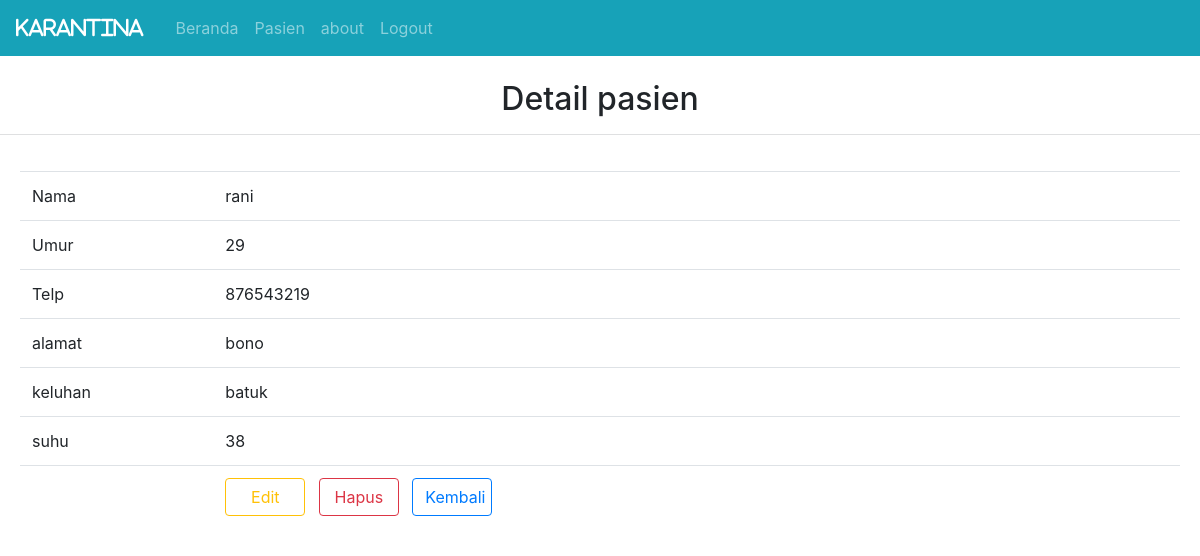
/pasien/detail.php?id_pasien=6, run on the app's committed database.
### tables this page shows
CREATE TABLE `pasien` (
  `id_pasien` int(3) NOT NULL,
  `nama` varchar(255) NOT NULL,
  `umur` int(8) NOT NULL,
  `telp` int(30) NOT NULL,
  `alamat` varchar(255) NOT NULL,
  `keluhan` text NOT NULL,
  `suhu` int(8) NOT NULL,
  `id_level` int(3) NOT NULL
);

### pasien/detail.php (the view, shortened to what this page needs)
<?php
include '../aset/header.php';
include '../koneksi.php';
$id_pasien = $_GET["id_pasien"];
$sql = "SELECT * FROM pasien inner join level on pasien.id_level = level.id_level where id_pasien = $id_pasien";
$res = mysqli_query($kon,$sql);
$detail = mysqli_fetch_assoc($res);
?>
		<center>
			<h2>Detail pasien</h2>
			<hr class="bg-light">
			  <div class="card-body">
                <table class="table">
					<tr>
						<td width="100px">Nama</td>
						<td width="500px"><?= $detail['nama'] ?></td>
					</tr>
					<tr>
						<td width="100px">Umur</td>
						<td width="500px"><?= $detail['umur'] ?></td>
					</tr>
					<tr>
						<td width="100px">Telp</td>
						<td width="500px"><?= $detail['telp'] ?></td>
					</tr>
					<tr>
						<td width="100px">alamat</td>
						<td width="500px"><?= $detail['alamat'] ?></td>
					</tr>
					<tr>
						<td width="100px">keluhan</td>
						<td width="500px"><?= $detail['keluhan'] ?></td>
					</tr>
					<tr>
						<td width="100px">suhu</td>
						<td width="500px"><?= $detail['suhu'] ?></td>
					</tr>
					<tr>
						<td></td>
						<td>
						<a href="edit.php?id_pasien=<?= $detail['id_pasien']?>" class="btn btn-outline-warning" style="width:80px">Edit</a>&nbsp&nbsp
						<a href="hapus.php?id_pasien=<?= $detail['id_pasien']?>" class="btn btn-outline-danger" style="width:80px">Hapus</a>&nbsp&nbsp
						<a href="index.php?id_pasien=<?= $detail['id_pasien']?>" class="btn btn-outline-primary" style="width:80px">Kembali</a></td>
					</tr>
				</table>
				</div>
<?php
include '../aset/footer.php';
?>

### data on the page
pasien: nama "rani", umur "29", telp "876543219", alamat "bono", keluhan "batuk", suhu "38"
